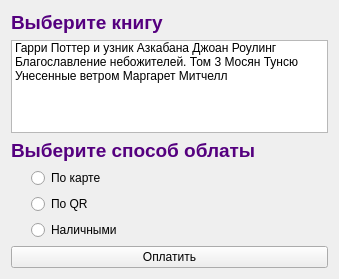
<?xml version="1.0" encoding="UTF-8"?>
<ui version="4.0">
 <class>Form</class>
 <widget class="QWidget" name="Form">
  <property name="geometry">
   <rect>
    <x>0</x>
    <y>0</y>
    <width>339</width>
    <height>279</height>
   </rect>
  </property>
  <property name="windowTitle">
   <string>Form</string>
  </property>
  <layout class="QVBoxLayout" name="verticalLayout_2">
   <item>
    <widget class="QLabel" name="label">
     <property name="font">
      <font>
       <pointsize>14</pointsize>
       <bold>true</bold>
      </font>
     </property>
     <property name="styleSheet">
      <string notr="true">color: rgb(85, 0, 127);</string>
     </property>
     <property name="text">
      <string>Выберите книгу</string>
     </property>
    </widget>
   </item>
   <item>
    <widget class="QListWidget" name="listWidget">
     <item>
      <property name="text">
       <string>Гарри Поттер и узник Азкабана Джоан Роулинг</string>
      </property>
     </item>
     <item>
      <property name="text">
       <string>Благославление небожителей. Том 3 Мосян Тунсю</string>
      </property>
     </item>
     <item>
      <property name="text">
       <string>Унесенные ветром Маргарет Митчелл</string>
      </property>
     </item>
    </widget>
   </item>
   <item>
    <widget class="QLabel" name="label_2">
     <property name="font">
      <font>
       <pointsize>14</pointsize>
       <bold>true</bold>
      </font>
     </property>
     <property name="styleSheet">
      <string notr="true">color: rgb(85, 0, 127);</string>
     </property>
     <property name="text">
      <string>Выберите способ облаты</string>
     </property>
    </widget>
   </item>
   <item>
    <layout class="QVBoxLayout" name="verticalLayout">
     <property name="leftMargin">
      <number>20</number>
     </property>
     <item>
      <widget class="QRadioButton" name="radioButton">
       <property name="text">
        <string>По карте</string>
       </property>
      </widget>
     </item>
     <item>
      <widget class="QRadioButton" name="radioButton_3">
       <property name="text">
        <string>По QR</string>
       </property>
      </widget>
     </item>
     <item>
      <widget class="QRadioButton" name="radioButton_2">
       <property name="text">
        <string>Наличными</string>
       </property>
      </widget>
     </item>
    </layout>
   </item>
   <item>
    <widget class="QPushButton" name="pushButton">
     <property name="text">
      <string>Оплатить</string>
     </property>
    </widget>
   </item>
  </layout>
 </widget>
 <resources/>
 <connections/>
</ui>
